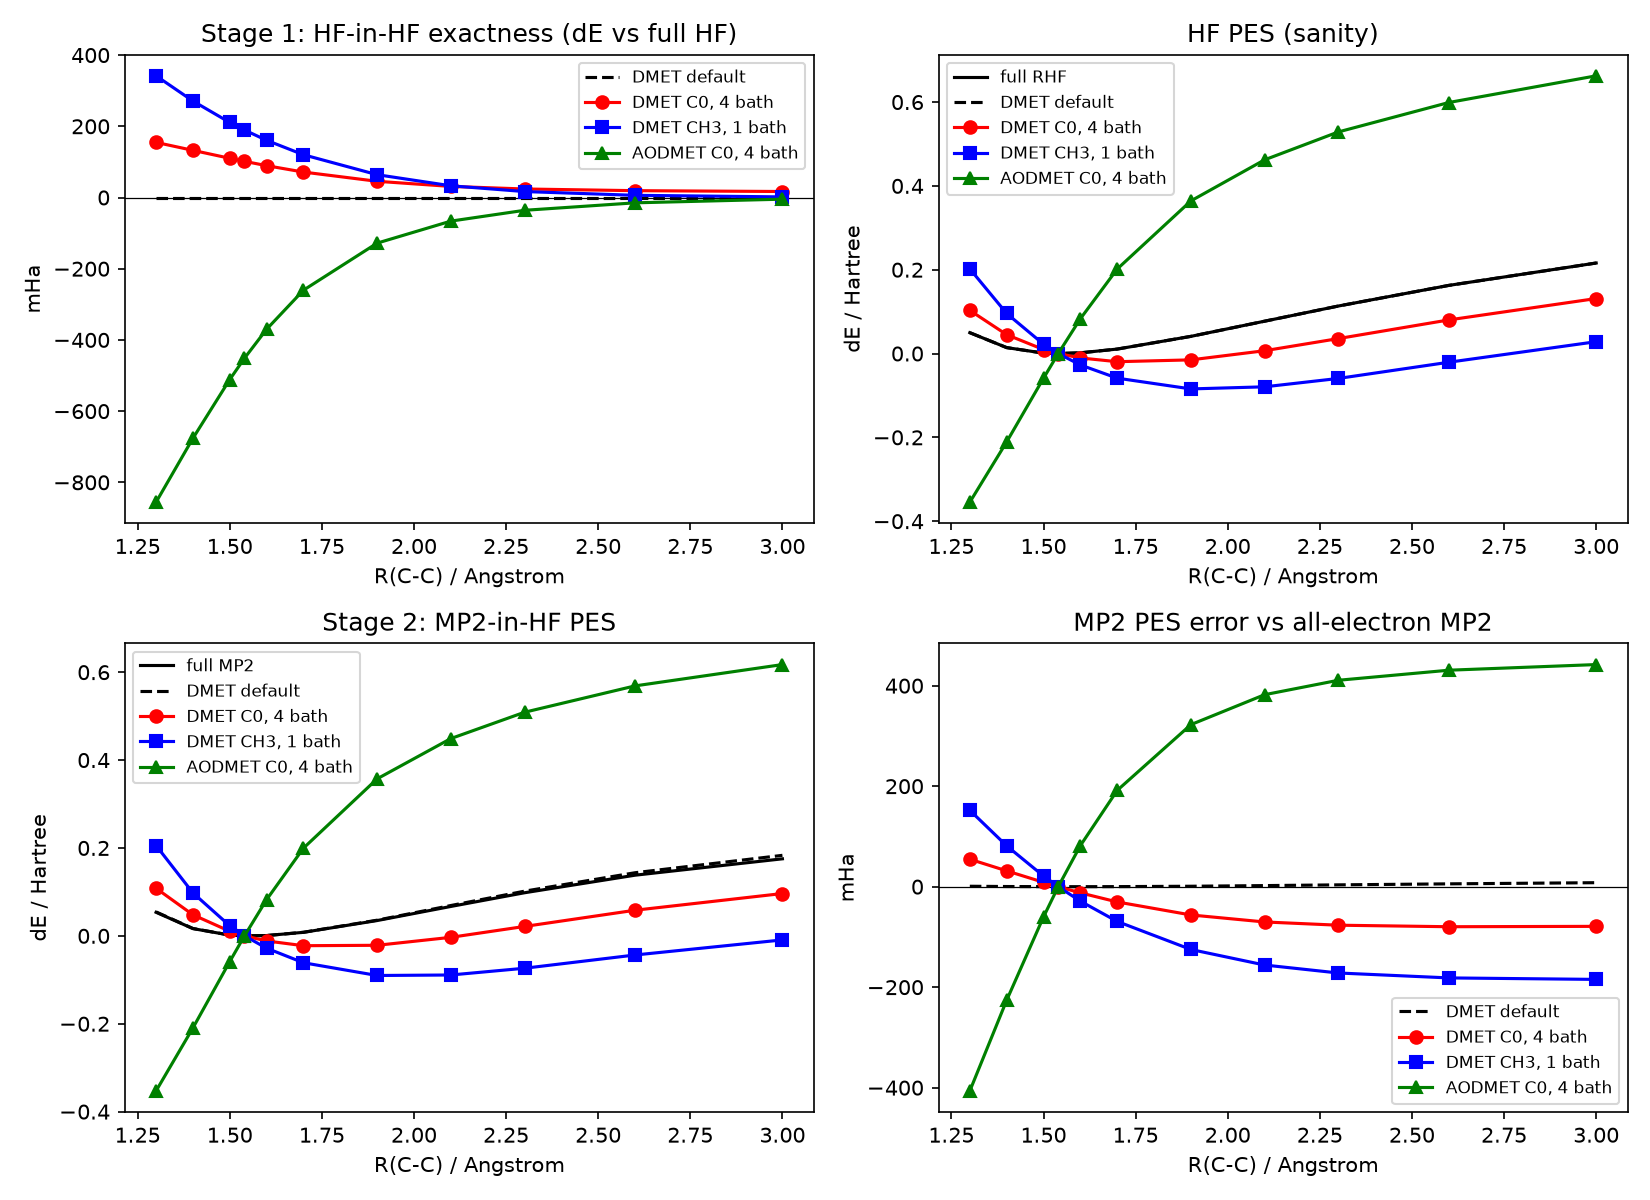

Recreate this plot in Python.
'''
Ethane C-C bond-stretch PES test for the "one bath orbital per bond" bath
selection, following a two-stage validation workflow:

Stage 1 - HF-in-HF exactness check:
    E(DMET, embedded HF) + E(frozen occ)  vs  E(full HF).
    If the embedding is exact (full bath), the deviation is ~1e-12.  A
    truncated one-orbital-per-bond bath must FAIL this check, and the size of
    the deviation quantifies the embedding error of the bath selection.

Stage 2 - MP2-in-HF energy differences:
    E(DMET, embedded MP2) + E(frozen occ)  vs  E(all-electron MP2),
    compared as PES energy differences dE(R) = E(R) - E(R_eq) along the
    stretched C-C coordinate.  This is the DMET-vs-all-electron comparison.

Methods tested along R = 1.3 ... 3.0 A (6-31G, x2c RHF reference):
  1. SSDMET, default threshold bath   (embeds the whole molecule: sanity);
  2. SSDMET, impurity C0,  fixed 4 bath orbitals (3 C-H + 1 C-C bonds);
  3. SSDMET, impurity CH3 group, fixed 1 bath orbital (the C-C bond);
  4. AODMET, impurity C0,  fixed 4 bath orbitals.

The bath count is kept fixed (chosen at equilibrium) along the scan, since the
automatic 'per_bond' mode stops counting the stretched C-C pair as a bond
beyond ~1.98 A and raises a ValueError.

Run from the repository root (or with PYTHONPATH pointing at it):

    python examples/test_example/one_bath_per_bond_ethane_pes.py
'''

import os, sys
sys.path.append('/Users/cuihengxin/Desktop/2026phd/DMET_main/')
import tempfile
import numpy as np
from pyscf import gto, scf, mp
from embed_sim import ssdmet, aodmet
from embed_sim.bath_selection import count_imp_env_bonds

try:
    # keep matplotlib/fontconfig caches away from a possibly non-writable HOME
    _plot_home = os.path.join(tempfile.gettempdir(), 'eth_pes_home')
    os.makedirs(_plot_home, exist_ok=True)
    os.environ['HOME'] = _plot_home
    os.environ['MPLCONFIGDIR'] = os.path.join(_plot_home, '.matplotlib')
    import matplotlib
    matplotlib.use('Agg')
    import matplotlib.pyplot as plt
    HAS_MPL = True
except ImportError:
    HAS_MPL = False


BASIS = '6-31g'
R_GRID = np.array([1.30, 1.40, 1.50, 1.54, 1.60, 1.70, 1.90,
                   2.10, 2.30, 2.60, 3.00])


def ethane_mol(R, basis=BASIS):
    """Staggered ethane, C0-C1 along z, fixed C-H = 1.089 A."""
    d = 1.089
    cosf, sinf = 1.0 / 3.0, 2.0 * np.sqrt(2.0) / 3.0
    c0 = np.array([0.0, 0.0, 0.0])
    c1 = np.array([0.0, 0.0, R])
    ang = np.deg2rad([0.0, 120.0, 240.0])
    ang2 = np.deg2rad([60.0, 180.0, 300.0])
    u = np.array([[sinf * np.cos(a), sinf * np.sin(a), -cosf] for a in ang])
    v = np.array([[sinf * np.cos(a), sinf * np.sin(a), cosf] for a in ang2])
    atoms = [c0, c1] + [c0 + d * ui for ui in u] + [c1 + d * vi for vi in v]
    atom_str = '; '.join(['C 0 0 0', 'C 0 0 %.6f' % R] +
                         ['H %.6f %.6f %.6f' % (x, y, z) for x, y, z in atoms[2:]])
    return gto.M(atom=atom_str, basis=basis, verbose=0)


def dmet_hf_energy(dmet):
    """HF-in-HF DMET total energy."""
    return dmet.es_mf.e_tot + dmet.fo_ene


def dmet_mp2_energy(dmet):
    """MP2-in-HF DMET total energy = embedded MP2 + frozen occupied energy."""
    from pyscf import mp as _mp
    if dmet.es_mf.mol.spin != 0:
        mymp2 = _mp.UMP2(dmet.es_mf)
    else:
        mymp2 = _mp.MP2(dmet.es_mf)
    mymp2.verbose = 0
    mymp2.max_memory = dmet.max_mem
    mymp2.kernel()
    return mymp2.e_tot + dmet.fo_ene


def run_dmet(cls, mf, title, imp_label, **kwargs):
    d = cls(mf, title=title, imp_idx=imp_label, verbose=0, **kwargs)
    d.build(save_chk=False)
    return d


def main():
    outdir = os.path.dirname(os.path.abspath(__file__))
    imp_c = '0 C.*'
    imp_ch3 = ['0 C.*', '2 H.*', '3 H.*', '4 H.*']

    e_hf = {}    # method -> HF energy array
    e_mp2 = {}   # method -> MP2 energy array
    nbath = {}
    auto_bonds = []

    for R in R_GRID:
        mol = ethane_mol(R)
        mf = scf.RHF(mol).x2c()
        mf.verbose = 0
        mf.run()
        auto_bonds.append(count_imp_env_bonds(
            mol, gto.mole._aolabels2baslst(mol, imp_c, base=0)))

        e_hf.setdefault('full', []).append(mf.e_tot)
        mymp2 = mp.MP2(mf)
        mymp2.verbose = 0
        mymp2.kernel()
        e_mp2.setdefault('full', []).append(mymp2.e_tot)

        specs = [('default', ssdmet.SSDMET, imp_c, {}),
                 ('C0/4', ssdmet.SSDMET, imp_c, {'bath_norb': 4}),
                 ('CH3/1', ssdmet.SSDMET, imp_ch3, {'bath_norb': 1}),
                 ('AO-C0/4', aodmet.AODMET, imp_c, {'bath_norb': 4})]
        for tag, cls, imp, kw in specs:
            d = run_dmet(cls, mf, 'e_' + tag.replace('/', '_'), imp, **kw)
            e_hf.setdefault(tag, []).append(dmet_hf_energy(d))
            e_mp2.setdefault(tag, []).append(dmet_mp2_energy(d))
            nbath.setdefault(tag, []).append(d.nes - len(d.imp_idx))

        print('R = %5.2f A   E_full(HF) = %.10f   E_full(MP2) = %.10f'
              % (R, mf.e_tot, e_mp2['full'][-1]), flush=True)

    for tag in e_hf:
        e_hf[tag] = np.array(e_hf[tag])
        e_mp2[tag] = np.array(e_mp2[tag])
    nbath = {k: np.array(v) for k, v in nbath.items()}
    auto_bonds = np.array(auto_bonds)
    ieq = int(np.argmin(e_hf['full']))

    lines = []
    print()
    print('=' * 96)
    print('Stage 1: HF-in-HF exactness check   dE = E(DMET,HF-in-HF) - E(full HF)')
    print('=' * 96)
    h1 = ('{:<8s}{:>9s}{:>12s}{:>12s}{:>12s}{:>12s}'.format(
        'R/A', 'autoNb', 'dE(def)/mHa', 'dE(C0/4)/mHa', 'dE(CH3/1)/mHa',
        'dE(AO)/mHa'))
    print(h1)
    lines += ['=' * 96, 'Stage 1: HF-in-HF exactness check   '
                        'dE = E(DMET,HF-in-HF) - E(full HF)', '=' * 96, h1]
    for k, R in enumerate(R_GRID):
        row = ('{:<8.2f}{:>9d}{:>12.4f}{:>12.4f}{:>12.4f}{:>12.4f}'.format(
            R, auto_bonds[k],
            (e_hf['default'][k] - e_hf['full'][k]) * 1000,
            (e_hf['C0/4'][k] - e_hf['full'][k]) * 1000,
            (e_hf['CH3/1'][k] - e_hf['full'][k]) * 1000,
            (e_hf['AO-C0/4'][k] - e_hf['full'][k]) * 1000))
        print(row)
        lines.append(row)
    print('-' * 96)
    lines.append('-' * 96)
    for tag in ('default', 'C0/4', 'CH3/1', 'AO-C0/4'):
        dev = (e_hf[tag] - e_hf['full']) * 1000
        note = '  [exact HF-in-HF]' if np.max(np.abs(dev)) < 1e-6 else ''
        msg = ('HF-in-HF %-8s: max|dE| = %10.4f mHa (at R_eq: %8.4f mHa)%s'
               % (tag, np.max(np.abs(dev)), dev[ieq], note))
        print(msg)
        lines.append(msg)

    print()
    print('=' * 96)
    print('Stage 2: MP2-in-HF PES   dE_MP2(R) = E(R) - E(R_eq), R_eq = %.2f A'
          % R_GRID[ieq])
    print('=' * 96)
    dE_mp2_full = e_mp2['full'] - e_mp2['full'][ieq]
    h2 = ('{:<8s}{:>14s}{:>14s}{:>14s}{:>14s}{:>14s}'.format(
        'R/A', 'dE(MP2-full)', 'dE(def)', 'dE(C0/4)', 'dE(CH3/1)', 'dE(AO)'))
    print(h2)
    lines += ['=' * 96, 'Stage 2: MP2-in-HF PES   dE_MP2(R) = E(R) - E(R_eq), '
                        'R_eq = %.2f A' % R_GRID[ieq], '=' * 96, h2]
    for k, R in enumerate(R_GRID):
        row = ('{:<8.2f}{:>14.6f}{:>14.6f}{:>14.6f}{:>14.6f}{:>14.6f}'.format(
            R, dE_mp2_full[k],
            e_mp2['default'][k] - e_mp2['default'][ieq],
            e_mp2['C0/4'][k] - e_mp2['C0/4'][ieq],
            e_mp2['CH3/1'][k] - e_mp2['CH3/1'][ieq],
            e_mp2['AO-C0/4'][k] - e_mp2['AO-C0/4'][ieq]))
        print(row)
        lines.append(row)
    print('-' * 96)
    lines.append('-' * 96)

    print()
    print('MP2 PES error vs all-electron MP2:  dE(method) - dE(MP2-full) / mHa')
    print('-' * 96)
    lines.append('MP2 PES error vs all-electron MP2:  dE(method) - dE(MP2-full) / mHa')
    lines.append('-' * 96)
    pes_err = {}
    for tag in ('default', 'C0/4', 'CH3/1', 'AO-C0/4'):
        err = (e_mp2[tag] - e_mp2[tag][ieq] - dE_mp2_full) * 1000
        pes_err[tag] = err
        msg = ('%-8s max|dE| = %8.2f mHa, RMS = %8.2f mHa'
               % (tag, np.max(np.abs(err)), np.sqrt(np.mean(err ** 2))))
        print(msg)
        lines.append(msg)

    lines.append('')
    lines.append('# eq index: R = %.2f A (minimum of full RHF)' % R_GRID[ieq])
    lines.append('# autoNb: covalent-radius bond count of impurity C0 '
                 '(drops to 3 when C-C > ~1.98 A; automatic per_bond then raises)')
    for tag in ('full', 'default', 'C0/4', 'CH3/1', 'AO-C0/4'):
        lines.append('# %-8s E(HF) : %s' % (tag, ' '.join('%.10f' % x for x in e_hf[tag])))
        lines.append('# %-8s E(MP2): %s' % (tag, ' '.join('%.10f' % x for x in e_mp2[tag])))
        if tag in nbath:
            lines.append('# %-8s nbath : %s' % (tag, ' '.join(str(x) for x in nbath[tag])))

    with open(os.path.join(outdir, 'one_bath_per_bond_ethane_pes_results.txt'), 'w') as fh:
        fh.write('\n'.join(lines) + '\n')

    if HAS_MPL:
        fig, axs = plt.subplots(2, 2, figsize=(11, 8))
        styles = [('default', 'k--', 'DMET default'),
                  ('C0/4', 'ro-', 'DMET C0, 4 bath'),
                  ('CH3/1', 'bs-', 'DMET CH3, 1 bath'),
                  ('AO-C0/4', 'g^-', 'AODMET C0, 4 bath')]
        ax = axs[0, 0]
        ax.axhline(0, color='k', lw=0.6)
        for tag, fmt, lab in styles:
            ax.plot(R_GRID, (e_hf[tag] - e_hf['full']) * 1000, fmt, label=lab)
        ax.set_xlabel('R(C-C) / Angstrom')
        ax.set_ylabel('mHa')
        ax.set_title('Stage 1: HF-in-HF exactness (dE vs full HF)')
        ax.legend(fontsize=8)

        ax = axs[0, 1]
        ax.plot(R_GRID, e_hf['full'] - e_hf['full'][ieq], 'k-', label='full RHF')
        for tag, fmt, lab in styles:
            ax.plot(R_GRID, e_hf[tag] - e_hf[tag][ieq], fmt, label=lab)
        ax.set_xlabel('R(C-C) / Angstrom')
        ax.set_ylabel('dE / Hartree')
        ax.set_title('HF PES (sanity)')
        ax.legend(fontsize=8)

        ax = axs[1, 0]
        ax.plot(R_GRID, dE_mp2_full, 'k-', label='full MP2')
        for tag, fmt, lab in styles:
            ax.plot(R_GRID, e_mp2[tag] - e_mp2[tag][ieq], fmt, label=lab)
        ax.set_xlabel('R(C-C) / Angstrom')
        ax.set_ylabel('dE / Hartree')
        ax.set_title('Stage 2: MP2-in-HF PES')
        ax.legend(fontsize=8)

        ax = axs[1, 1]
        ax.axhline(0, color='k', lw=0.6)
        for tag, fmt, lab in styles:
            ax.plot(R_GRID, pes_err[tag], fmt, label=lab)
        ax.set_xlabel('R(C-C) / Angstrom')
        ax.set_ylabel('mHa')
        ax.set_title('MP2 PES error vs all-electron MP2')
        ax.legend(fontsize=8)

        fig.tight_layout()
        png = os.path.join(outdir, 'one_bath_per_bond_ethane_pes.png')
        fig.savefig(png, dpi=150)
        print('\nplot saved to', png)


if __name__ == '__main__':
    main()
